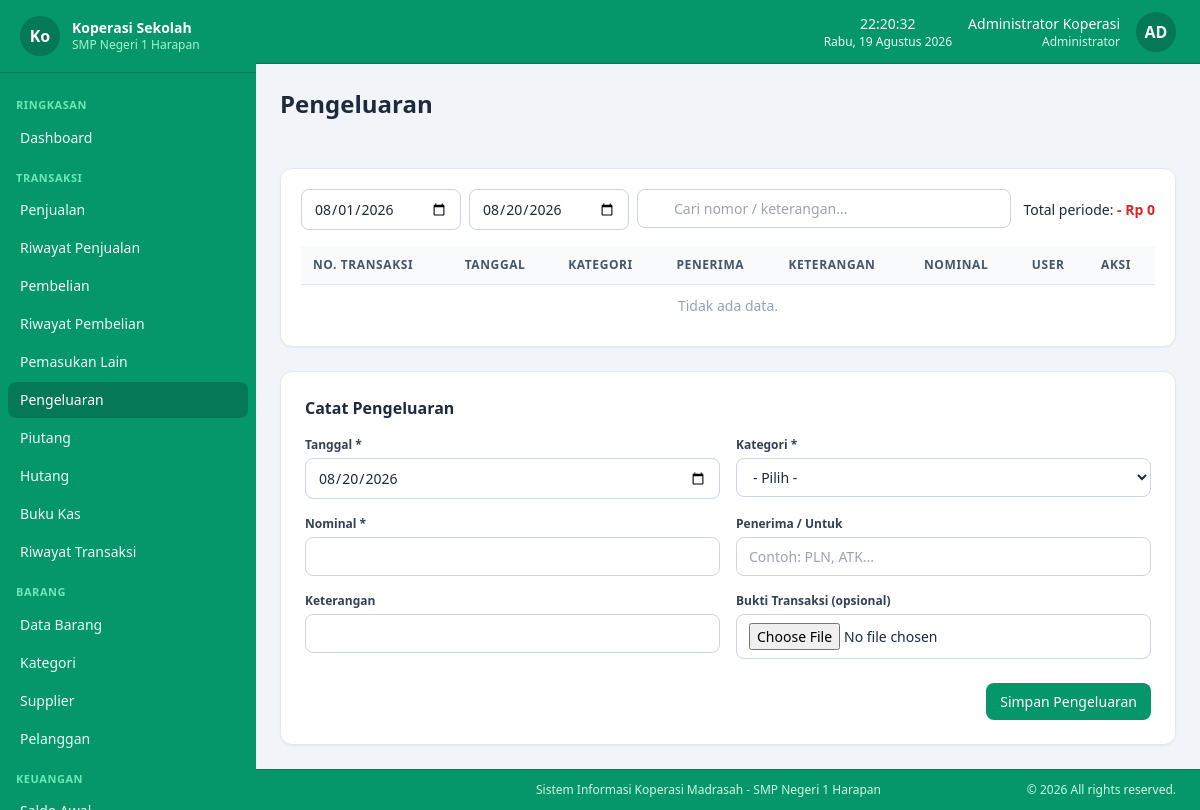
The page /transaksi/pengeluaran (signed in) on the database its author committed.
### tables this page shows
CREATE TABLE koperasi_profile (
  id             TINYINT UNSIGNED NOT NULL DEFAULT 1,
  nama_koperasi  VARCHAR(100)     NOT NULL DEFAULT '',
  nama_sekolah   VARCHAR(150)     NOT NULL DEFAULT '',
  alamat         TEXT             NULL,
  telepon        VARCHAR(30)      NULL,
  email          VARCHAR(100)     NULL,
  logo           VARCHAR(255)     NULL,
  nama_ketua     VARCHAR(100)     NULL,
  nama_bendahara VARCHAR(100)     NULL,
  created_at     TIMESTAMP        NOT NULL DEFAULT CURRENT_TIMESTAMP,
  updated_at     TIMESTAMP        NOT NULL DEFAULT CURRENT_TIMESTAMP ON UPDATE CURRENT_TIMESTAMP,
  PRIMARY KEY (id)
);

CREATE TABLE users (
  id                   BIGINT UNSIGNED NOT NULL AUTO_INCREMENT,
  role_id              TINYINT UNSIGNED NOT NULL,
  username             VARCHAR(50)      NOT NULL UNIQUE,
  name                 VARCHAR(100)     NOT NULL,
  password_hash        VARCHAR(255)     NOT NULL,
  must_change_password TINYINT(1)       NOT NULL DEFAULT 0,
  is_active            TINYINT(1)       NOT NULL DEFAULT 1,
  created_at           TIMESTAMP        NOT NULL DEFAULT CURRENT_TIMESTAMP,
  updated_at           TIMESTAMP        NOT NULL DEFAULT CURRENT_TIMESTAMP ON UPDATE CURRENT_TIMESTAMP,
  PRIMARY KEY (id),
  CONSTRAINT fk_users_role FOREIGN KEY (role_id) REFERENCES roles(id) ON UPDATE CASCADE
);

CREATE TABLE roles (
  id            TINYINT UNSIGNED NOT NULL AUTO_INCREMENT,
  name          VARCHAR(50)      NOT NULL UNIQUE,
  description   VARCHAR(255)     NULL,
  created_at    TIMESTAMP        NOT NULL DEFAULT CURRENT_TIMESTAMP,
  updated_at    TIMESTAMP        NOT NULL DEFAULT CURRENT_TIMESTAMP ON UPDATE CURRENT_TIMESTAMP,
  PRIMARY KEY (id)
);

### app/views/pengeluaran/index.php (the view, shortened to what the rows shown need)
<div class="bg-white rounded-xl shadow-sm border border-slate-200 p-5 mb-6">
    <div class="table-wrap">
        <table>
            <thead><tr><th>No. Transaksi</th><th>Tanggal</th><th>Kategori</th><th>Penerima</th><th>Keterangan</th><th class="text-right">Nominal</th><th>User</th><th class="text-center">Aksi</th></tr></thead>
        </table>
    </div>
</div>
<div class="bg-white rounded-xl shadow-sm border border-slate-200 p-6">
    <h2 class="font-semibold text-slate-800 mb-4">Catat Pengeluaran</h2>
</div>

### app/views/layouts/app.php (shortened to what the rows shown need)
<?php
$user = current_user();
$profile = koperasi_profile();
?>
<!DOCTYPE html>
<html lang="id">
<head>
<script src="<?= asset('assets/js/tailwind.min.js') ?>"></script>
<link rel="stylesheet" href="<?= asset('assets/vendor/sweetalert2/sweetalert2.min.css') ?>">
<link rel="stylesheet" href="<?= asset('assets/css/app.css') ?>">
</head>
<body class="bg-slate-100 text-slate-800 flex flex-col min-h-screen">
<div id="sidebar" class="fixed inset-y-0 left-0 z-40 w-64 bg-emerald-600 text-emerald-50 transform -translate-x-full lg:translate-x-0 transition-transform duration-200 flex flex-col">
    <div class="flex items-center gap-3 px-5 py-4 border-b border-emerald-700 shrink-0 sticky top-0 bg-emerald-600 z-10">
        <?php if (!empty($profile['logo']) && file_exists(UPLOAD_DIR . '/' . $profile['logo'])): ?>
            <img src="<?= asset('uploads/' . e($profile['logo'])) ?>" class="h-10 w-10 object-cover drop-shadow-[0_0_4px_rgba(255,255,255,0.8)]" alt="logo">
        <?php else: ?>
            <div class="h-10 w-10 rounded-full bg-emerald-700 flex items-center justify-center font-bold text-white"><?= e(mb_substr($profile['nama_koperasi'] ?? 'KS', 0, 2)) ?></div>
        <?php endif; ?>
        <div>
            <div class="font-semibold text-sm leading-tight text-white"><?= e($profile['nama_koperasi'] ?? APP_NAME) ?></div>
            <div class="text-xs text-emerald-200 truncate"><?= e($profile['nama_sekolah'] ?? '') ?></div>
        </div>
    </div>
</div>
<div class="lg:pl-64 flex flex-col flex-1 min-h-0">
    <header class="sticky top-0 z-20 bg-emerald-600 border-b border-emerald-700 px-4 sm:px-6 h-16 flex items-center justify-between shrink-0">
        <div class="flex items-center gap-4">
            <div class="text-center text-emerald-50" id="datetime">
                <div class="text-sm font-medium" id="clock-time"></div>
                <div class="text-xs" id="clock-date"></div>
            </div>
            <div class="text-right hidden sm:block">
                <div class="text-sm font-medium text-white"><?= e($user['name']) ?></div>
                <div class="text-xs text-emerald-100"><?= e($user['role_name']) ?></div>
            </div>
            <div class="h-10 w-10 rounded-full bg-emerald-700 text-white flex items-center justify-center font-bold">
                <?= e(strtoupper(mb_substr($user['name'], 0, 2))) ?>
            </div>
        </div>
    </header>
    <div class="px-4 sm:px-6 py-4 sm:py-6">
        <h1 class="text-xl sm:text-2xl font-bold text-slate-800"><?= e($pageTitle ?? 'Dashboard') ?></h1>
    </div>
    <main class="flex-1 p-4 sm:p-6 pb-12">
        <?= $content ?>
    </main>
    <footer class="bg-emerald-600 border-t border-emerald-700 lg:pl-64">
        <div class="max-w-full mx-auto px-4 sm:px-6 py-3">
            <div class="flex flex-col sm:flex-row justify-between items-center gap-2 text-xs text-emerald-100">
                <span>Sistem Informasi Koperasi Madrasah - <?= e($profile['nama_sekolah'] ?? 'Nama Sekolah') ?></span>
                <span>&copy; <?= date('Y') ?> All rights reserved.</span>
            </div>
        </div>
    </footer>
</div>
</body>
</html>

### rows shown on the page
koperasi_profile: nama_koperasi "Ko", nama_koperasi "Koperasi Sekolah", nama_sekolah "SMP Negeri 1 Harapan"
users: name "Administrator Koperasi", role.name "Administrator", name "AD"

### other values the page prints
$group "RINGKASAN"
$label "Dashboard"
$group "TRANSAKSI"
$label "Penjualan"
$label "Riwayat Penjualan"
$label "Pembelian"
$label "Riwayat Pembelian"
$label "Pemasukan Lain"
$label "Pengeluaran"
$label "Piutang"
$label "Hutang"
$label "Buku Kas"
$label "Riwayat Transaksi"
$group "BARANG"
$label "Data Barang"
